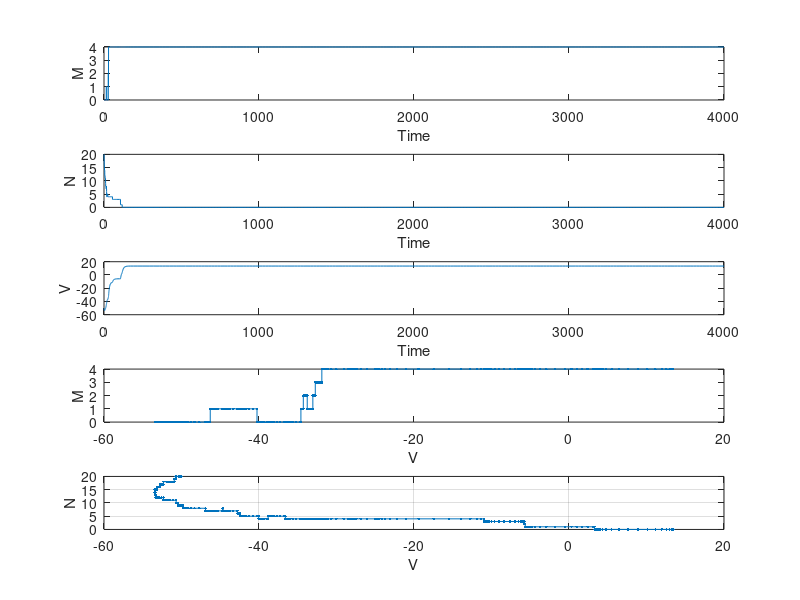

Source code (MATLAB):
function [V,M,N,t,Mtot,Ntot]=ml_rtc()

    % Calcium
    global Mcalcium_tot % total number of Calcium channels
    global Mcalcium % number of Calcium channels in conducting state
    global tau1  T1 % dummy variables for time to next Ca-opening event
    global tau2  T2 % dummy variables for time to next Ca-closing event

    Mcalcium_tot = 40;
    Mtot = Mcalcium;

    % Potassium
    global Npotassium_tot % total number of Potassium channels
    global Npotassium % number of Potassium channels in conducting state
    global tau3 T3 % dummy variables for time to next K-opening event
    global tau4 T4 % dummy variables for time to next K-closing event

    Npotassium_tot = 40;
    Ntot = Npotassium_tot;

    tmax=4e3;

    % Parameters
    phi_m = 0.4;
    va = -1.2;
    vb=18;
    vc = 2;
    vd = 30;
    phi_n = 0.04;

    % Initial conditions
    t0=0;
    t=t0; % global "external" time
    tau1=-log(rand); % time of next event on reaction stream 1 ("internal time")
    tau2=-log(rand); % time of next event on reaction stream 2 ("internal time")
    tau3=-log(rand); % time of next event on reaction stream 3 ("internal time")
    tau4=-log(rand); % time of next event on reaction stream 4 ("internal time")
    T1=0; % integrated intensity function for reaction 1
    T2=0; % integrated intensity function for reaction 2
    T3=0; % integrated intensity function for reaction 3
    T4=0; % integrated intensity function for reaction 4
    V0=-50; % start at an arbitrary middle voltage
    V=V0; % initial voltage
    M0=0; % start with calcium channels all closed
    Mcalcium=M0; % initial state of calcium channel
    M=M0; % use M to record the time course
    N0=ceil(Ntot/2); % start with half potassium channels open
    Npotassium=N0; % initial state of potassium channel
    N=N0; % use N to record the time course

    % Functions for Morris-Lecar
    global Iapp; Iapp=@(t)100; % applied current
    global xi_m; xi_m=@(v)(v-va)/vb; % scaled argument for m-gate input voltage
    global minf; minf=@(v)0.5*(1+tanh(xi_m(v))); % m-gate activation function
    global tau_m; tau_m=@(v)1./(phi_m*cosh(xi_m(v)/2)); % m-gate time constant
    global alpha_m; alpha_m=@(v)(minf(v)./tau_m(v));
    global beta_m; beta_m=@(v)((1-minf(v))./tau_m(v));
    global xi_n; xi_n=@(v)(v-vc)/vd; % scaled argument for n-gate input
    global ninf; ninf=@(v)0.5*(1+tanh(xi_n(v))); % n-gate activation function
    global tau_n; tau_n=@(v)1./(phi_n*cosh(xi_n(v)/2));  % n-gate time constant
    global alpha_n; alpha_n=@(v)(ninf(v)./tau_n(v));
    global beta_n; beta_n=@(v)((1-ninf(v))./tau_n(v));

    % ODE options including reset
    options=odeset('Events',@nextevent);

    %% Loop over events
    while t(end)<tmax

        U0=[V0;0;0;0;0;M0;N0];
        tspan=[t(end),tmax];
        [tout,Uout,~,~,event_idx]=ode23(@dudtfunc,tspan,U0,options);
        Vout=Uout(:,1); % voltage at time of next event
        Mout=Uout(:,6); % number of calcium channels open at end of next event
        Nout=Uout(:,7); % number of potassium channels open at end of next event
        t=[t,tout'];
        V=[V,Vout'];
        M=[M,Mout'];
        N=[N,Nout'];

        %% Identify which reaction occurred, adjust state, and continue;
        % and set trigger for next event.
        mu=event_idx; % next reaction index
        if mu==1 % next reaction is a calcium channel opening
            M0=M0+1; % increment calcium channel state
            tau1=tau1-log(rand); % increment in tau1 is exponentially distributed with mean 1
        elseif mu==2 % next reaction is a calcium channel closing
            M0=M0-1; % decrement calcium channel state
            tau2=tau2-log(rand); % increment in tau2 is exponentially distributed with mean 1
        elseif mu==3 % next reaction is a potassium channel opening
            N0=N0+1;    % increment potassium channel state
            tau3=tau3-log(rand); % increment in tau3 is exponentially distributed with mean 1
        elseif mu==4 % next reaction is a potassium channel closing
            N0=N0-1;    % decrement potassium channel state
            tau4=tau4-log(rand); % increment in tau4 likewise
        end
        Mcalcium=M0;
        Npotassium=N0;
        if M0>Mcalcium_tot, error('M>Mtot'), end
        if M0<0, error('M<0'), end
        if N0>Npotassium_tot, error('N>Ntot'), end
        if N0<0, error('N<0'), end
        Uout(end, 2)
        T1=T1+Uout(end,2);
        T2=T2+Uout(end,3);
        T3=T3+Uout(end,4);
        T4=T4+Uout(end,5);
        V0=V(end);
    end % while t(end)<tmax

    %% Plot output
    figure
        subplot(5,1,1),plot(t,M),ylabel('M'), xlabel('Time')
        subplot(5,1,2),plot(t,N),ylabel('N'), xlabel('Time')
        subplot(5,1,3),plot(t,V),xlabel('Time'), ylabel('V')
        subplot(5,1,4),plot(V,M,'.-'),xlabel('V'), ylabel('M')
        subplot(5,1,5),plot(V,N,'.-'),xlabel('V'), ylabel('N')
        grid on
    end % End of function mlexactboth

    %% Define the RHS for Morris-Lecar

    function dudt=dudtfunc(t,u)
        global Iapp % applied current
        global Mcalcium Mcalcium_tot
        global Npotassium Npotassium_tot
        global alpha_m beta_m
        global alpha_n beta_n

        vK = -84;
        vL = -60;
        vCa = 120;
        gK = 8;
        gL = 2;
        C=20;
        gCa = 4.4;

        v=u(1); % extract the voltage from the input vector
        dudt=[
            (Iapp(t)-gCa*(Mcalcium/Mcalcium_tot)*(v-vCa)-gL*(v-vL)...
            -gK*(Npotassium/Npotassium_tot)*(v-vK))/C;
            % Calcium chan. opening, internal time elapsed
            alpha_m(v)*(Mcalcium_tot-Mcalcium);
            % Calcium chan. closing, internal time elapsed
            beta_m(v)*Mcalcium;
            % Potassium chan. opening, internal time elapsed
            alpha_n(v)*(Npotassium_tot-Npotassium);
            % Potassium chan. closing, internal time elapsed
            beta_n(v)*Npotassium;
            0; % M is constant between events
            0]; % N is constant between events
    end

function [value,isterminal,direction] = nextevent(~,u)
        global tau1 T1 % timing trigger for reaction 1 (Calcium opening)
        global tau2 T2 % timing trigger for reaction 2 (Calcium closing)
        global tau3 T3 % timing trigger for reaction 3 (Potassium opening)
        global tau4 T4 % timing trigger for reaction 4 (Potassium closing)
        value=[u(2)-(tau1-T1);u(3)-(tau2-T2);u(4)-(tau3-T3);u(5)-(tau4-T4)];
        isterminal=[1;1;1;1]; % stop and restart integration at crossing
        direction=[1;1;1;1]; % increasing value of the quantity at the trigger
end
